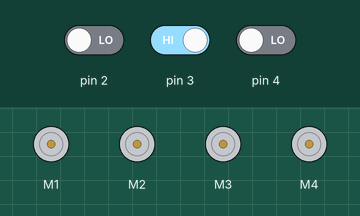
Simulated run of this sketch. Board: Arduino Mega 2560, built with avr-gcc and run on an emulated ATmega2560. Parts: 4 × DC motor (green arrow = forward, orange = backward, longer = faster). The inputs (shaded band) are chosen by the test bench; at power-on: pin 2 LOW, pin 3 HIGH, pin 4 LOW.

Above: at 1.2 s.
1.3 s: pin 2 driven HIGH
At 2.6 s:
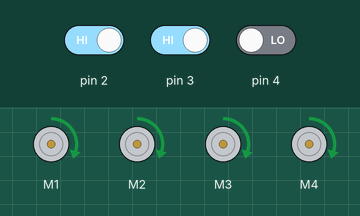
4.3 s: pin 3 driven LOW
At 5.1 s:
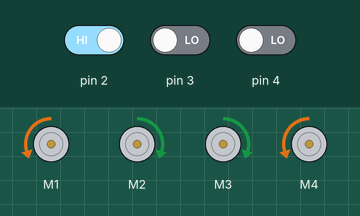
5.8 s: pin 3 driven HIGH
At 7.2 s:
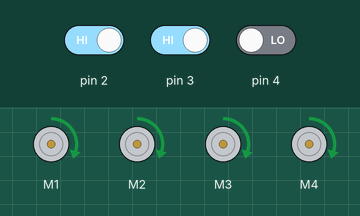
8.8 s: pin 2 driven LOW
10.3 s: pin 4 driven HIGH
At 10.6 s:
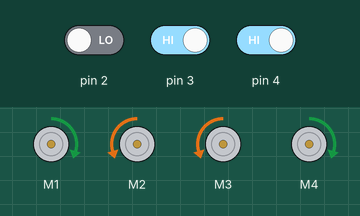
Timing chart, 0 to 12.8 s (numbered marks = the images above; inputs shaded):
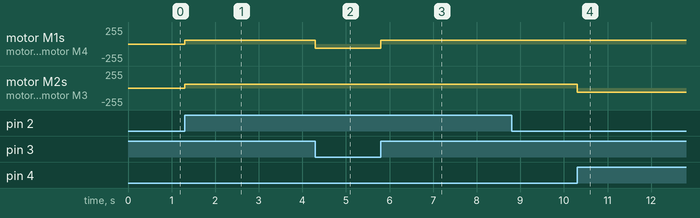

The sketch:

line_follower_code_3.ino
```cpp
 #include <AFMotor.h> //Adafruit Motor Shield Library. First you must download and install AFMotor library
 #include <RedBot.h> //add Line Follower sensor library
  AF_DCMotor motor1 (1, MOTOR12_1KHZ); //create motor #1 using M1 output on Motor Drive Shield, set to 1kHz PWM frequency
  AF_DCMotor motor2 (2, MOTOR12_1KHZ); //create motor #2 using M2 output on Motor Drive Shield, set to 1kHz PWM frequency
  AF_DCMotor motor3 (3, MOTOR12_1KHZ); //create motor #1 using M1 output on Motor Drive Shield, set to 1kHz PWM frequency
  AF_DCMotor motor4 (4, MOTOR12_1KHZ); //create motor #2 using M2 output on Motor Drive Shield, set to 1kHz PWM frequency
  char h;
  int sp=60;
  int S1,S2,S3;
void setup() {
  // put your setup code here, to run once:

pinMode(S1, INPUT);
pinMode(S2, INPUT);
pinMode(S3,INPUT);
}

void loop() {
  // put your main code here, to run repeatedly:
S1 = digitalRead(2);
S2 = digitalRead(4);
S3 = digitalRead(3);

if(!S3 && !S2 && !S1) //move forward
{
//Serial. println( "forward" ) ;

forward_car();
        if(!S3 && S2 && !S1) //Stop
{
 // Serial. println( "forward" ) ;

forward_car();
  }

}
if(!S3 && !S2 && S1) //move right
{
  //Serial. println( "low right" ) ;
  left_car();
        if(!S3 && S2 && !S1) //Stop
{
  //Serial. println( "low right" ) ;
  left_car();
  }
}

if(!S3 && S2 && S1) //move right
{
  //Serial. println( "right" ) ;
  left_car();
      if(!S3 && S2 && !S1) //Stop
{
 // Serial. println( "right" ) ;
  left_car();

  }
}

if(S3 && !S2 && S1) //move left
{

  //Serial. println( "low left" ) ;
  right_car();
    if(!S3 && S2 && !S1) //Stop
{
  //Serial. println( "low left" ) ;
  right_car();
  }
}

if(S3 && S2 && !S1) //move left
{
  //Serial. println( "left" ) ;
  right_car();
  if(!S3 && S2 && !S1) //Stop
{
  //Serial. println( "left" ) ;
  right_car();

  }
}

if(S3 && !S2 && S1) //Stop
{
  //Serial. println( "forward" ) ;
forward_car();
if(!S3 && S2 && !S1) //Stop

{
  //Serial. println( "forward" ) ;
forward_car();
}


}
}
void forward_car()
  {
  motor1.run(FORWARD);
  motor1.setSpeed(sp);
  motor2.run(FORWARD);
  motor2.setSpeed(sp);
  motor3.run(FORWARD);
  motor3.setSpeed(sp);
  motor4.run(FORWARD);
  motor4.setSpeed(sp);
  }
  void back_car()
  {
  motor1.run(BACKWARD);
  motor1.setSpeed(sp);
  motor2.run(BACKWARD);
  motor2.setSpeed(sp);
  motor3.run(BACKWARD);
  motor3.setSpeed(sp);
  motor4.run(BACKWARD);
  motor4.setSpeed(sp);
 // digitalWrite(A3,HIGH);
  }
  void right_car()
  {
  motor1.run(FORWARD);
  motor1.setSpeed(sp);
  motor2.run(BACKWARD);
  motor2.setSpeed(sp);
  motor3.run(BACKWARD);
  motor3.setSpeed(sp);
  motor4.run(FORWARD);
  motor4.setSpeed(sp);
  }
  void left_car()
  {
  motor1.run(BACKWARD);
  motor1.setSpeed(sp);
  motor2.run(FORWARD);
  motor2.setSpeed(sp);
  motor3.run(FORWARD);
  motor3.setSpeed(sp);
  motor4.run(BACKWARD);
  motor4.setSpeed(sp);
  }

void stop_car ()
{
motor1.run(RELEASE);
motor2.run(RELEASE);
motor3.run(RELEASE);
motor4.run(RELEASE);
//analogWrite(A3,LOW);
}
```

Measured:
- after the input at 1.3 s, motor M1–4: stopped → forward 60/255 at once
- after the input at 4.3 s, motor M1, motor M4: forward 60/255 → backward 60/255 at once
- after the input at 5.8 s, motor M1, motor M4: backward 60/255 → forward 60/255 at once
- after the input at 8.8 s, every drawn part: stays the same
- after the input at 10.3 s, motor M2, motor M3: forward 60/255 → backward 60/255 at once
